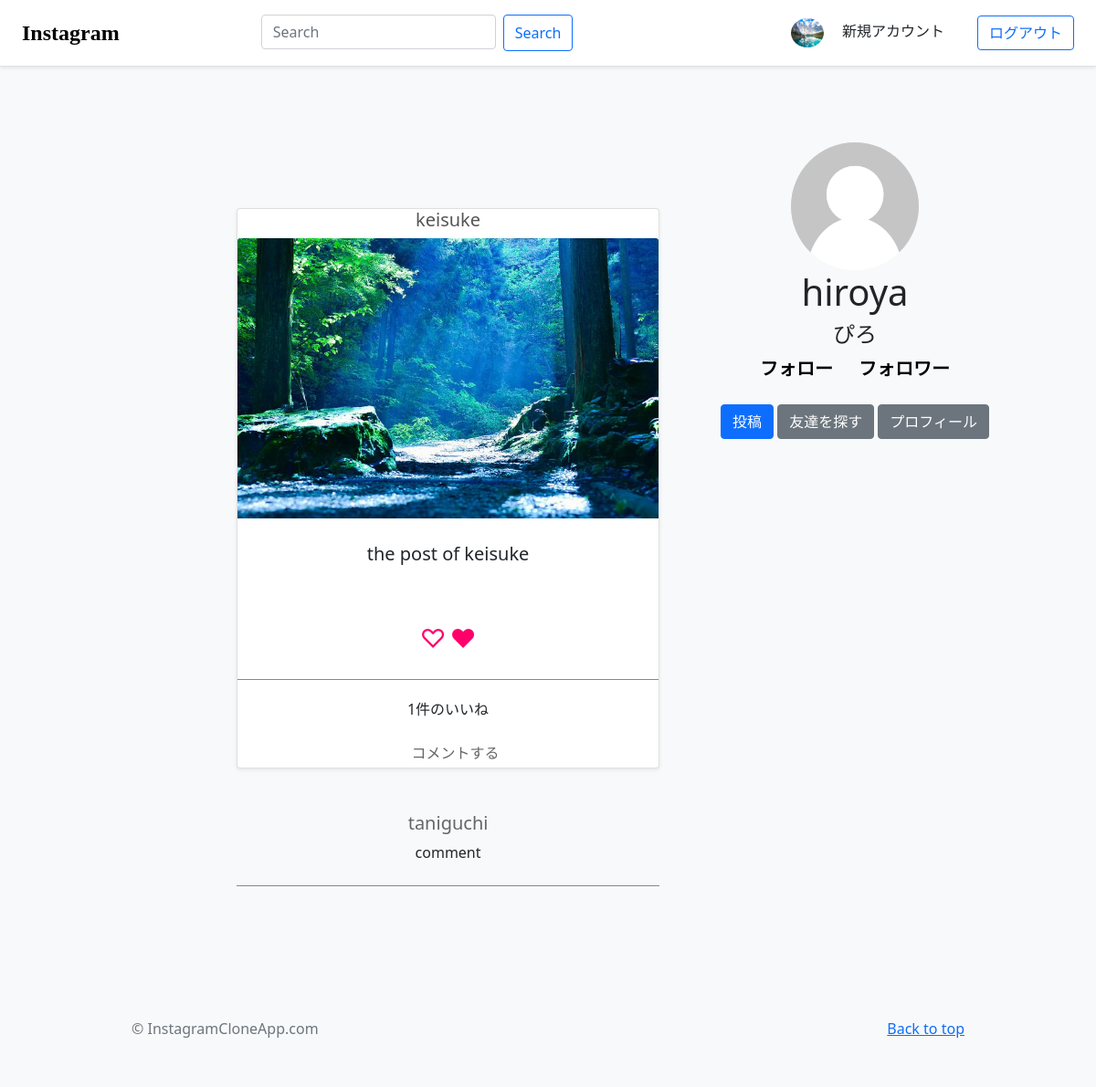
/instagram/post_detail/4 (signed in), run on the app's committed database.
### users/models.py (models this page shows, shortened)
class User(AbstractBaseUser, PermissionsMixin):
    username_validator = UnicodeUsernameValidator()
    username = models.CharField(
        _('username'),
        max_length=150,
        unique=True,
        help_text=_('Required. 150 characters or fewer. Letters, digits and @/./+/-/_ only.'),
        validators=[username_validator],
        error_messages={
            'unique': _("A user with that username already exists."),
        },
    )
    first_name = models.CharField(_('first name'), max_length=30, blank=True)
    last_name = models.CharField(_('last name'), max_length=150, blank=True)
    email = models.EmailField(_('email address'), blank=True)
    is_staff = models.BooleanField(
        _('staff status'),
        default=False,
        help_text=_('Designates whether the user can log into this admin site.'),
    )
    is_active = models.BooleanField(
        _('active'),
        default=True,
        help_text=_(
            'Designates whether this user should be treated as active. '
            'Unselect this instead of deleting accounts.'
        ),
    )
    date_joined = models.DateTimeField(_('date joined'), default=timezone.now)
    name = models.CharField(max_length=100, blank=True)
    text = models.CharField(max_length=300, blank=True)
    user_image = models.ImageField(upload_to='images/', null=True, blank=True)
    followees = models.ManyToManyField(
        'self', verbose_name='フォロー中のユーザー', through='instagram.FriendShip',
        related_name='+', through_fields=('follower', 'followee')
    )
    followers = models.ManyToManyField(
        'self', verbose_name='フォローされているユーザー', through='instagram.FriendShip',
        related_name='+', through_fields=('followee', 'follower')
    )
    objects = UserManager()
    EMAIL_FIELD = 'email'
    USERNAME_FIELD = 'username'
    REQUIRED_FIELDS = ['email']
    class Meta:
        verbose_name = _('user')
        verbose_name_plural = _('users')

### instagram/models.py (models this page shows, shortened)
class Posts(models.Model):
    text = models.TextField(max_length=200, null=True, blank=True)
    image = models.ImageField(upload_to='images/')
    tag = models.CharField(max_length=100, null=True, blank=True)
    post_date = models.DateTimeField(default=timezone.now, null=True, blank=True)
    author = models.ForeignKey(User, on_delete=models.CASCADE)
    like_count = models.IntegerField(default=0)
    class Meta:
        verbose_name = 'Post'

class CommentToPost(models.Model):
    text = models.CharField(max_length=300)
    author = models.ForeignKey(User, on_delete=models.CASCADE)
    post = models.ForeignKey(Posts, on_delete=models.CASCADE)
    created_at = models.DateTimeField(default=timezone.now)

### instagram/views.py (the view)
# urls.py: path('post_detail/<int:pk>', views.PostDetailView.as_view(), name='post_detail'),
class PostDetailView(LoginRequiredMixin, DetailView):
    template_name = 'post_detail.html'
    model = Posts
    def get_context_data(self, **kwargs):
        context = super().get_context_data(**kwargs)
        context['comments'] = CommentToPost.objects.filter(post=self.kwargs['pk'])
        context['request_user'] = self.request.user
        return context

### templates/post_detail.html (shortened to what this page needs)
{% extends 'base.html' %}
{% load static %}
{% block content %}
<section class="jumbotron text-center home-profile">
  <div class="container">
    {% if request_user.image %}
    <a href=""><img  class="top-image-of-user" src="{{ MEDIA_URL }}{{ user.image }}" alt=""></a>
    {% else %}
    <a href=""><img  class="top-image-of-user" src="{{ MEDIA_URL }}images/default-user-image.png" alt=""></a>
    {% endif %}
    <h1 class="jumbotron-heading">{{ request_user.username }}</h1>
    {% if request_user.name %}
    <h4>{{ request_user.name }}</h4>
    {% endif %}
    <p class="ff-layout">
      <a href="" class="following">フォロー</a>
      <a href="" class="following">フォロワー</a>
    </p>
    <p>
      <a href="{% url 'instagram:post' %}" class="btn btn-primary my-2">投稿</a>
      <a href="" class="btn btn-secondary my-2">友達を探す</a>
      {% if request_user.is_authenticated %}
      <a href="{% url 'instagram:user_profile' pk=user.pk %}" class="btn btn-secondary my-2">プロフィール</a>
      {% endif %}
    </p>
  </div>
</section>
<section class="jumbotron text-center all-posts-area" style="background-color: #f8f9fa;">
  <div class="container posts-area">
    <div class="card post-card mb-4 shadow-sm">
      <h5><a href="" class="see-post-author">{{ object.author }}</a></h5>
      <img  src="{{ MEDIA_URL }}{{ object.image }}" class="bd-placeholder-img card-img-top">
      <p class="see-post-content">{{ object.text }}</p>
      <p class="border-under-post">
        <a href="{% url 'instagram:like_post' pk=object.pk %}" style="text-decoration: none;"><span class="like-button">&#9825;</span></a>
        <a href="{% url 'instagram:like_post' pk=object.pk %}" style="text-decoration: none;"><span class="like-button">&hearts;</span></a>
        <p class="good-count">{{ object.like_count }}件のいいね</p>
        <a href="{% url 'instagram:comment_to_post' pk=object.pk %}" class="see-more">コメントする</a>
        </p>
    </div>
      {% if comments %}
      {% for comment in comments %}
      <div class='post-comment'>
        <h5><a href="" class="comment-author">{{ comment.author }}</a></h5>
        <p>{{ comment.text }}</p>
      </div>
      {% endfor %}
    {% else %}
    <p>コメントはありません</p>
    {% endif %}
  </div>
</section>
{% endblock content %}

### templates/base.html (shortened to what this page needs)
{% load static %}
<!doctype html>
<html lang="en">
  <head>
    <link href="/docs/4.2/dist/css/bootstrap.min.css" rel="stylesheet">
    <link rel="stylesheet" href="https://stackpath.bootstrapcdn.com/bootstrap/4.3.1/css/bootstrap.min.css">
    <link href="https://cdn.jsdelivr.net/npm/bootstrap@5.0.0-beta2/dist/css/bootstrap.min.css" rel="stylesheet">
    <link rel="stylesheet" href="https://cdnjs.cloudflare.com/ajax/libs/font-awesome/5.13.1/css/all.min.css" />
    <link href="https://maxcdn.bootstrapcdn.com/font-awesome/4.3.0/css/font-awesome.min.css" rel="stylesheet">
    <link rel="stylesheet" href="{% static 'css/style.css' %}">
  </head>
  <body>
    <header>
      <div class="header">
        <div class="d-flex flex-column flex-md-row align-items-center p-3 px-md-4 mb-3 bg-white border-bottom shadow-sm">
          <h4 class="my-0 mr-md-auto font-weight-normal"><a href="{% url 'instagram:home' %}" class="title-of-app" style="text-decoration: none; font-family:Georgia, 'Times New Roman', Times, serif; font-weight:bold;">Instagram</a></h4>
          <form method="GET" action="{% url 'instagram:home' %}" class="d-flex search-form">
            <input class="form-control me-2" type="text" placeholder="Search" aria-label="Search" value="{{ request.GET.query }}" name="query">
            <button class="btn btn-outline-primary" type="submit" style="height: 40px;">Search</button>
          </form>
          <nav class="my-2 my-md-0 mr-md-3">
            {% if user.is_authenticated %}
              {% if user.user_image %}
                <a class="p-2 text-dark" style="text-decoration: none;" href="{% url 'instagram:user_profile' pk=user.pk %}"><img class="user-image-icon" src="{{ MEDIA_URL }}{{ user.user_image }}" alt=""></a>
              {% else%}
                <a class="p-2 text-dark" style="text-decoration: none;" href="{% url 'instagram:user_profile' pk=user.pk %}"><img class="user-image-icon" src="{{ MEDIA_URL }}images/default-user-image.png" alt=""></a>
              {%endif%}
            {% endif %}
            <a class="p-2 text-dark" style="text-decoration: none;" href="{% url 'users:signup' %}">新規アカウント</a>
          </nav>
          {% if user.is_authenticated %}
          <a class="btn btn-outline-primary " style="margin-left: 12px;" href="{% url 'users:logout' %}">ログアウト</a>
          {% else %}
            <a class="btn btn-outline-primary " style="margin-left: 12px;" href="{% url 'users:login' %}">ログイン</a>
          {% endif %}
        </div>
      </div>
    </header>
<main role="main">
  <div class="album py-5 bg-light">
    <div class="container">
      <div class="row">
        {% block content %}
        {% endblock content %}
      </div>
    </div>
  </div>
</main>
<footer class="text-muted" style="background-color: #f8f9fa;">
  <div class="container">
    <p class="float-right">
      <a href="#">Back to top</a>
    </p>
    <p>&copy; InstagramCloneApp.com</p>
  </div>
</footer>
      </body>
</html>

### static/css/style.css (style rules this page uses)
html { font-size: 14px; background-color: #f8f9fa; }
@media (min-width: 768px) { html { font-size: 16px; } }
@media (min-width: 768px) { .search-form { position: relative; left: -20%; } }
.user-image-icon { width: 36px; height: 32px; border-radius: 50%; }
.container { max-width: 960px; }
.jumbotron { padding-top: 3rem; padding-bottom: 3rem; margin-bottom: 0; }
.jumbotron p:last-child { margin-bottom: 0; }
.jumbotron-heading { font-weight: 300; }
.jumbotron .container { max-width: 40rem; }
footer { padding-top: 3rem; padding-bottom: 3rem; background-color: #f8f9fa; }
footer p { margin-bottom: .25rem; }
.header { z-index: 1; position: fixed; left: 0; top: 0; width: 100%; }
.title-of-app { text-decoration: none; color: black; font-family: Georgia, serif; }
.top-image-of-user { width: 140px; height: 140px; border-radius: 50%; }
.see-more { text-decoration: none; color: #666; line-height: 32px; margin-left: 16px; }
.see-post-content { font-size: 20px; font-weight: lighter; margin-top: 24px; }
.border-under-post { border-bottom: solid 1px #888; padding-bottom: 24px; }
.post-comment { border-bottom: solid 1px #888; padding-bottom: 24px; padding-top: 24px; }
.comment-author { color: #666; text-decoration: none; }
.see-post-author { text-decoration: none; color: #555; }
.following { margin: 12px; font-size: 20px; font-weight: bold; text-align: center; text-decoration: none; color: black; }
.post-card { width: 94%; margin: 6px auto; }
@media (min-width: 768px) { .jumbotron { padding-top: 6rem; padding-bottom: 3rem; } }
@media (min-width: 768px) { .all-posts-area { margin-top: 64px; } }
@media (min-width: 768px) { .posts-area { width: 56%; margin-top: 0; margin-left: 10%; } }
@media (min-width: 768px) { .home-profile { width: 32%; position: fixed; top: 60px; right: 6%; background-color: #f8f9fa!important; } }
@media (min-width: 768px) { .post-card { width: 100%; margin: 0; } }
.like-button { color: rgb(255, 0, 106); font-size: 28px; }
.good-count { font-size: 16px; line-height: 32px; }
body { background-color: #f8f9fa!important }
.mb-0, .my-0 { margin-bottom: 0!important; }
.shadow-sm { box-shadow: 0 .125rem .25rem rgba(0,0,0,.075)!important; }
.bg-white { background-color: #ffffff !important; }
body { margin-top:20px; }

### data on the page
User: user_image (picture), username "hiroya", name "ぴろ"
Posts: author "keisuke", image (picture), text "the post of keisuke", like_count "1"
CommentToPost: author "taniguchi", text "comment"
